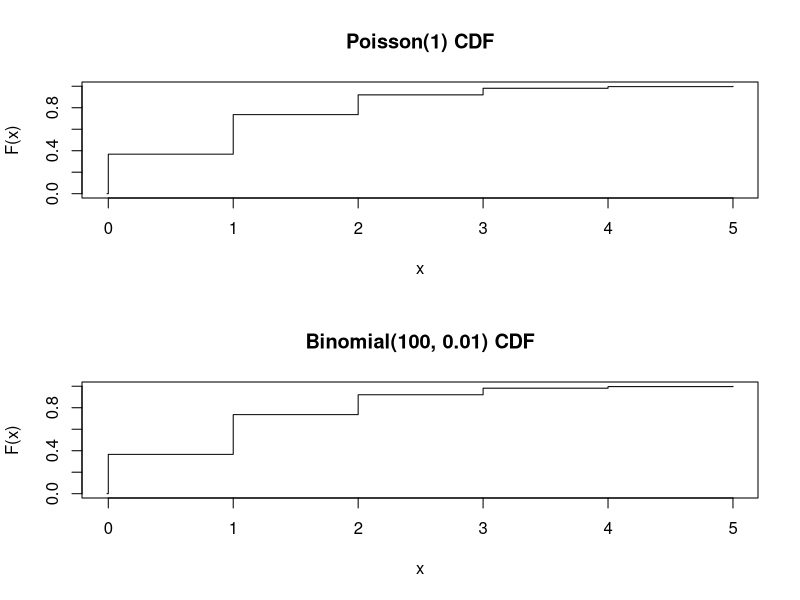

This chart was generated by the following R code:
require(graphics)

-log(dpois(0:7, lambda = 1) * gamma(1+ 0:7)) # == 1
Ni <- rpois(50, lambda = 4); table(factor(Ni, 0:max(Ni)))

1 - ppois(10*(15:25), lambda = 100)  # becomes 0 (cancellation)
    ppois(10*(15:25), lambda = 100, lower.tail = FALSE)  # no cancellation

par(mfrow = c(2, 1))
x <- seq(-0.01, 5, 0.01)
plot(x, ppois(x, 1), type = "s", ylab = "F(x)", main = "Poisson(1) CDF")
plot(x, pbinom(x, 100, 0.01), type = "s", ylab = "F(x)",
     main = "Binomial(100, 0.01) CDF")

## The (limit) case  lambda = 0 :
stopifnot(identical(dpois(0,0), 1),
	  identical(ppois(0,0), 1),
	  identical(qpois(1,0), 0))
